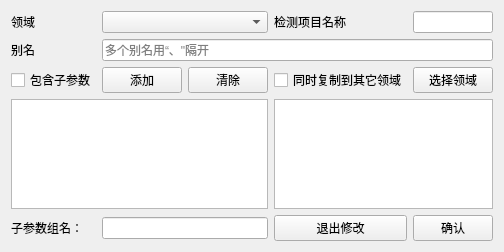
<?xml version="1.0" encoding="UTF-8"?>
<ui version="4.0">
 <class>TestItemManager</class>
 <widget class="QWidget" name="TestItemManager">
  <property name="geometry">
   <rect>
    <x>0</x>
    <y>0</y>
    <width>486</width>
    <height>252</height>
   </rect>
  </property>
  <property name="windowTitle">
   <string>Form</string>
  </property>
  <layout class="QGridLayout" name="gridLayout">
   <item row="4" column="0" colspan="3">
    <widget class="QTextBrowser" name="textBrowser"/>
   </item>
   <item row="0" column="1" colspan="2">
    <widget class="QComboBox" name="fieldBox"/>
   </item>
   <item row="5" column="4">
    <widget class="QPushButton" name="OKBtn">
     <property name="text">
      <string>确认</string>
     </property>
    </widget>
   </item>
   <item row="3" column="4">
    <widget class="QPushButton" name="selectFieldBtn">
     <property name="text">
      <string>选择领域</string>
     </property>
    </widget>
   </item>
   <item row="0" column="0">
    <widget class="QLabel" name="label">
     <property name="text">
      <string>领域</string>
     </property>
    </widget>
   </item>
   <item row="3" column="2">
    <widget class="QPushButton" name="clearItemBtn">
     <property name="text">
      <string>清除</string>
     </property>
    </widget>
   </item>
   <item row="3" column="1">
    <widget class="QPushButton" name="selectItemBtn">
     <property name="text">
      <string>添加</string>
     </property>
    </widget>
   </item>
   <item row="0" column="4">
    <widget class="QLineEdit" name="testNameEdit"/>
   </item>
   <item row="4" column="3" colspan="2">
    <widget class="QListWidget" name="listWidget"/>
   </item>
   <item row="0" column="3">
    <widget class="QLabel" name="label_2">
     <property name="text">
      <string>检测项目名称</string>
     </property>
    </widget>
   </item>
   <item row="1" column="0">
    <widget class="QLabel" name="label_4">
     <property name="text">
      <string>别名</string>
     </property>
    </widget>
   </item>
   <item row="3" column="3">
    <widget class="QCheckBox" name="copytoCheck">
     <property name="text">
      <string>同时复制到其它领域</string>
     </property>
    </widget>
   </item>
   <item row="3" column="0">
    <widget class="QCheckBox" name="subParameterCheck">
     <property name="text">
      <string>包含子参数</string>
     </property>
     <property name="checkable">
      <bool>true</bool>
     </property>
    </widget>
   </item>
   <item row="5" column="0">
    <widget class="QLabel" name="label_5">
     <property name="text">
      <string>子参数组名：</string>
     </property>
    </widget>
   </item>
   <item row="5" column="3">
    <widget class="QPushButton" name="delBtn">
     <property name="text">
      <string>退出修改</string>
     </property>
    </widget>
   </item>
   <item row="1" column="1" colspan="4">
    <widget class="QLineEdit" name="testAliasEdit">
     <property name="inputMask">
      <string/>
     </property>
     <property name="text">
      <string/>
     </property>
     <property name="placeholderText">
      <string>多个别名用“、&quot;隔开</string>
     </property>
    </widget>
   </item>
   <item row="5" column="1" colspan="2">
    <widget class="QLineEdit" name="subItemGroupEdit">
     <property name="inputMask">
      <string/>
     </property>
     <property name="text">
      <string/>
     </property>
     <property name="placeholderText">
      <string/>
     </property>
    </widget>
   </item>
  </layout>
 </widget>
 <resources/>
 <connections/>
</ui>
